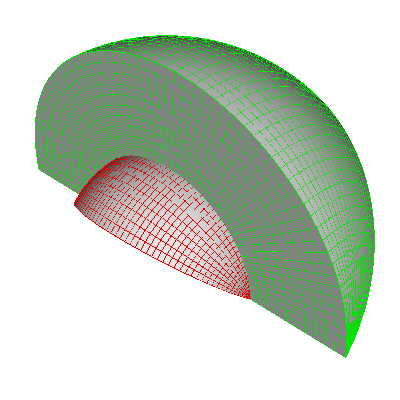

Reproduce this figure in Python.
#!/usr/bin/env python

# Demonstrate vtkQuadRotationalExtrusionFilter with multi-block input
# by reading two semi-disk polydata blocks, assembling a nested
# multi-block dataset, extruding with per-block angles, and rendering
# the smooth surface with wireframe overlays per block.

import os

# Factory overrides
import vtkmodules.vtkInteractionStyle  # noqa: F401
import vtkmodules.vtkRenderingFreeType  # noqa: F401
import vtkmodules.vtkRenderingOpenGL2  # noqa: F401

from vtkmodules.vtkCommonDataModel import vtkCompositeDataSet, vtkMultiBlockDataSet
from vtkmodules.vtkFiltersCore import vtkPolyDataNormals
from vtkmodules.vtkFiltersGeometry import vtkCompositeDataGeometryFilter
from vtkmodules.vtkFiltersModeling import vtkQuadRotationalExtrusionFilter
from vtkmodules.vtkIOXML import vtkXMLPolyDataReader
from vtkmodules.vtkRenderingCore import (
    vtkActor,
    vtkCamera,
    vtkPolyDataMapper,
    vtkRenderWindow,
    vtkRenderWindowInteractor,
    vtkRenderer,
)

# Data directory
data_dir = os.environ.get("VPE_DATA_DIR", os.path.dirname(os.path.abspath(__file__)))

# Read block 0
reader_0 = vtkXMLPolyDataReader()
reader_0.SetFileName(os.path.join(data_dir, "SemiDisk", "SemiDisk-0.vtp"))
reader_0.Update()

# Read block 1
reader_1 = vtkXMLPolyDataReader()
reader_1.SetFileName(os.path.join(data_dir, "SemiDisk", "SemiDisk-1.vtp"))
reader_1.Update()

# Assemble nested multi-block dataset
in_mesh = vtkMultiBlockDataSet()
in_mesh.SetNumberOfBlocks(2)
in_mesh.GetMetaData(0).Set(vtkCompositeDataSet.NAME(), "Block 0")
in_mesh.SetBlock(0, reader_0.GetOutput())

in_mesh_2 = vtkMultiBlockDataSet()
in_mesh.SetBlock(1, in_mesh_2)
in_mesh_2.SetNumberOfBlocks(1)
in_mesh_2.GetMetaData(0).Set(vtkCompositeDataSet.NAME(), "Block 1")
in_mesh_2.SetBlock(0, reader_1.GetOutput())

# Quad-based rotational extrusion with per-block angles
sweeper = vtkQuadRotationalExtrusionFilter()
sweeper.SetResolution(18)
sweeper.SetInputData(in_mesh)
sweeper.SetAxisToX()
sweeper.SetDefaultAngle(270)
sweeper.AddPerBlockAngle(1, 90.0)
sweeper.AddPerBlockAngle(3, 45.0)

# Composite geometry for smooth surface
out_mesh = vtkCompositeDataGeometryFilter()
out_mesh.SetInputConnection(sweeper.GetOutputPort())

# Normals for smooth rendering
normals = vtkPolyDataNormals()
normals.SetInputConnection(out_mesh.GetOutputPort())

# Smooth surface mapper and actor
out_mesh_mapper = vtkPolyDataMapper()
out_mesh_mapper.SetInputConnection(normals.GetOutputPort())
out_mesh_mapper.SetResolveCoincidentTopologyToPolygonOffset()

out_mesh_actor = vtkActor()
out_mesh_actor.SetMapper(out_mesh_mapper)
out_mesh_actor.GetProperty().SetRepresentationToSurface()
out_mesh_actor.GetProperty().SetInterpolationToGouraud()
out_mesh_actor.GetProperty().SetColor(0.9, 0.9, 0.9)

# Retrieve per-block polydata for wireframe overlays
sweeper.Update()
out_mesh_mb = sweeper.GetOutput()
out_mesh_0 = out_mesh_mb.GetBlock(0)
out_mesh_mb_2 = out_mesh_mb.GetBlock(1)
out_mesh_1 = out_mesh_mb_2.GetBlock(0)

# Wireframe for block 0
out_block_mapper_0 = vtkPolyDataMapper()
out_block_mapper_0.SetInputData(out_mesh_0)
out_block_mapper_0.SetResolveCoincidentTopologyToPolygonOffset()

out_block_actor_0 = vtkActor()
out_block_actor_0.SetMapper(out_block_mapper_0)
out_block_actor_0.GetProperty().SetRepresentationToWireframe()
out_block_actor_0.GetProperty().SetColor(0.9, 0.0, 0.0)
out_block_actor_0.GetProperty().SetAmbient(1.0)
out_block_actor_0.GetProperty().SetDiffuse(0.0)
out_block_actor_0.GetProperty().SetSpecular(0.0)

# Wireframe for block 1
out_block_mapper_1 = vtkPolyDataMapper()
out_block_mapper_1.SetInputData(out_mesh_1)
out_block_mapper_1.SetResolveCoincidentTopologyToPolygonOffset()

out_block_actor_1 = vtkActor()
out_block_actor_1.SetMapper(out_block_mapper_1)
out_block_actor_1.GetProperty().SetRepresentationToWireframe()
out_block_actor_1.GetProperty().SetColor(0.0, 0.9, 0.0)
out_block_actor_1.GetProperty().SetAmbient(1.0)
out_block_actor_1.GetProperty().SetDiffuse(0.0)
out_block_actor_1.GetProperty().SetSpecular(0.0)

# Renderer
renderer = vtkRenderer()
renderer.AddActor(out_mesh_actor)
renderer.AddActor(out_block_actor_0)
renderer.AddActor(out_block_actor_1)
renderer.SetBackground(1.0, 1.0, 1.0)

# Window
render_window = vtkRenderWindow()
render_window.AddRenderer(renderer)
render_window.SetSize(400, 400)
render_window.SetMultiSamples(0)
render_window.SetWindowName("quad rotational extrusion multiblock")

# Scene
camera = vtkCamera()
camera.SetFocalPoint(36.640094041788934, 0.3387609170199118, 1.2087523663629445)
camera.SetPosition(37.77735939083618, 0.42739828159854326, 2.988046512725565)
camera.SetViewUp(-0.40432906992858864, 0.8891923825021084, 0.21413759621072337)
camera.SetViewAngle(30.0)
renderer.SetActiveCamera(camera)
renderer.ResetCameraClippingRange()

# Interactor
interactor = vtkRenderWindowInteractor()
interactor.SetRenderWindow(render_window)

interactor.Initialize()
interactor.Start()
